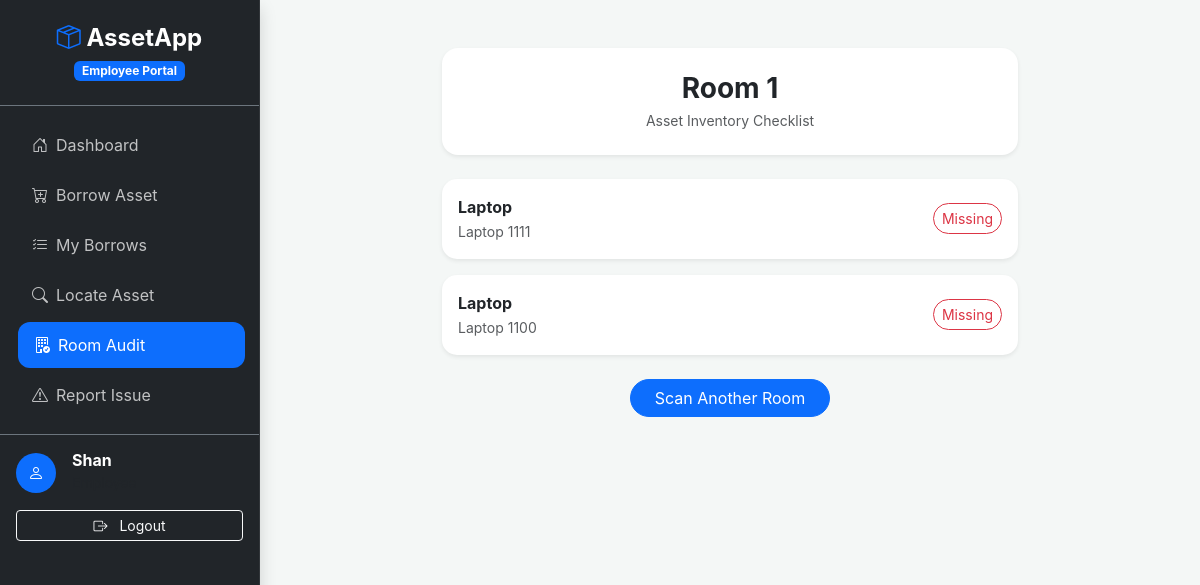
Screenshot of /employee/scan_room_audit.php?room_id=24 (signed in) with the database file from the repository.
### tables this page shows
CREATE TABLE `rooms` (
  `room_id` int(11) NOT NULL,
  `room_name` varchar(50) NOT NULL,
  `description` text DEFAULT NULL,
  `room_image` varchar(255) DEFAULT 'default_room.jpg',
  `latitude` decimal(10,8) DEFAULT NULL,
  `longitude` decimal(11,8) DEFAULT NULL,
  `allowed_radius` int(11) DEFAULT 20
);

CREATE TABLE `assets` (
  `asset_id` int(11) NOT NULL,
  `asset_tag` varchar(50) NOT NULL,
  `asset_name` varchar(100) NOT NULL,
  `brand` varchar(100) DEFAULT NULL,
  `serial_number` varchar(100) DEFAULT NULL,
  `date_acquired` date DEFAULT NULL,
  `category` varchar(50) DEFAULT NULL,
  `room_id` int(11) DEFAULT NULL,
  `last_updated` timestamp NOT NULL DEFAULT current_timestamp() ON UPDATE current_timestamp(),
  `is_available` tinyint(1) DEFAULT 1,
  `status` varchar(50) DEFAULT '',
  `latitude` decimal(10,8) DEFAULT NULL,
  `longitude` decimal(11,8) DEFAULT NULL
);

### employee/scan_room_audit.php (the view, shortened to what this page needs)
<?php
require '../db_connect.php';
$room_id = isset($_GET['room_id']) ? mysqli_real_escape_string($conn, $_GET['room_id']) : null;
$assets = null;
if ($room_id) {
    $room_name = "Unknown Room";
    $rm_stmt = $conn->prepare("SELECT room_name FROM rooms WHERE room_id = ?");
    $rm_stmt->bind_param("i", $room_id);
    $rm_stmt->execute();
    $room_res = $rm_stmt->get_result()->fetch_assoc();
    if ($room_res) { $room_name = $room_res['room_name']; }
    $query = "SELECT a.asset_id, a.asset_tag, a.asset_name, a.is_available, a.status FROM assets a WHERE a.room_id = ?";
    $stmt = $conn->prepare($query);
    $stmt->bind_param("i", $room_id);
    $stmt->execute();
    $assets = $stmt->get_result();
}
?>
<!DOCTYPE html>
<html lang="en">
<head>
    <link href="https://cdn.jsdelivr.net/npm/bootstrap@5.3.0/dist/css/bootstrap.min.css" rel="stylesheet">
    <link rel="stylesheet" href="https://cdn.jsdelivr.net/npm/bootstrap-icons@1.11.1/font/bootstrap-icons.css">
</head>
<body>
<div class="d-flex flex-column flex-md-row min-vh-100">
    <?php include 'sidebar.php'; ?>
    <div class="flex-grow-1 p-3 p-md-4">
    <div class="container py-4" style="max-width: 600px;">
    <?php if (!$room_id): ?>
        <div class="text-center mb-4">
            <h4 class="fw-bold">Scan Room QR</h4>
            <p class="text-muted small">Scan the code in the room to start the audit.</p>
        </div>
        <div class="card scanner-card shadow-sm mb-4">
            <div id="reader"></div>
            <div class="camera-controls">
                <div>
                    <div class="fw-semibold">Room camera</div>
                    <div id="camera-status" class="camera-status" aria-live="polite">Camera is off</div>
                </div>
                <button id="camera-switch" type="button" class="btn btn-dark camera-switch">
                    <i class="bi bi-camera-video me-2" aria-hidden="true"></i><span>Start back camera</span>
                </button>
            </div>
        </div>
        <script>
            const roomScanner = new Html5Qrcode("reader", {
                formatsToSupport: [Html5QrcodeSupportedFormats.QR_CODE],
                verbose: false
            });
            const cameraButton = document.getElementById('camera-switch');
            const cameraButtonLabel = cameraButton.querySelector('span');
            const cameraStatus = document.getElementById('camera-status');
            let usingBackCamera = true;
            let cameraRunning = false;
            let scanHandled = false;
            async function startRoomCamera() {
                cameraStatus.textContent = usingBackCamera ? 'Starting back camera…' : 'Starting front camera…';
                try {
                    await roomScanner.start(
                        { facingMode: usingBackCamera ? 'environment' : 'user' },
                        { fps: 10 },
                        onScanSuccess
                    );
                    cameraRunning = true;
                    cameraButtonLabel.textContent = usingBackCamera ? 'Switch to front camera' : 'Switch to back camera';
                    cameraStatus.textContent = usingBackCamera ? 'Back camera active' : 'Front camera active';
                    cameraButton.disabled = false;
                    return true;
                } catch (error) {
                    cameraRunning = false;
                    cameraButtonLabel.textContent = 'Start back camera';
                    cameraStatus.textContent = 'Camera unavailable. Check permission and try again.';
                    cameraButton.disabled = false;
                    return false;
                }
            }
            async function toggleRoomCamera() {
                cameraButton.disabled = true;
                if (!cameraRunning) {
                    usingBackCamera = true;
                    await startRoomCamera();
                    return;
                }
                const previousCamera = usingBackCamera;
                try {
                    await roomScanner.stop();
                    cameraRunning = false;
                    usingBackCamera = !previousCamera;
                    if (!await startRoomCamera()) {
                        usingBackCamera = previousCamera;
                        if (await startRoomCamera()) {
                            cameraStatus.textContent = 'Could not switch cameras. Previous camera restored.';
                        }
                    }
                } catch (error) {
                    cameraRunning = false;
                    cameraButtonLabel.textContent = 'Start back camera';
                    cameraStatus.textContent = 'Camera unavailable. Check permission and try again.';
                    cameraButton.disabled = false;
                }
            }
            cameraButton.addEventListener('click', toggleRoomCamera);
            async function onScanSuccess(decodedText) {
                if (scanHandled) return;
                scanHandled = true;
                cameraStatus.textContent = 'Room QR code found';
                if (cameraRunning) {
                    await roomScanner.stop();
                    cameraRunning = false;
                }
                const roomId = decodedText.startsWith('ROOM_') ? decodedText.split('_')[1] : decodedText;
                window.location.href = 'scan_room_audit.php?room_id=' + encodeURIComponent(roomId);
            }
        </script>
    <?php else: ?>
        <div class="card border-0 shadow-sm rounded-4 mb-4 text-center p-4">
            <h3 class="fw-bold mb-1"><?php echo htmlspecialchars($room_name); ?></h3>
            <p class="text-muted small mb-0">Asset Inventory Checklist</p>
        </div>
        <?php if ($assets && $assets->num_rows > 0): ?>
            <div class="d-grid gap-3">
                <?php while($row = $assets->fetch_assoc()): ?>
                    <div class="card asset-card shadow-sm p-3">
                        <div class="d-flex justify-content-between align-items-center">
                            <div>
                                <span class="fw-bold d-block"><?php echo htmlspecialchars($row['asset_name']); ?></span>
                                <small class="text-muted"><?php echo htmlspecialchars($row['asset_tag']); ?></small>
                            </div>
                            <button class="btn btn-outline-danger btn-sm rounded-pill" onclick="reportMissing(<?php echo $row['asset_id']; ?>, '<?php echo addslashes($row['asset_name']); ?>', <?php echo $room_id; ?>)">Missing</button>
                        </div>
                    </div>
                <?php endwhile; ?>
            </div>
        <?php else: ?>
            <p class="text-center text-muted">No assets in this room.</p>
        <?php endif; ?>
        <div class="text-center mt-4">
            <a href="scan_room_audit.php" class="btn btn-primary rounded-pill px-4">Scan Another Room</a>
        </div>
    <?php endif; ?>
</div>
</div>
</body>
</html>

### employee/scan_room_audit.php (style rules this page uses)
body { background-color: #f4f7f6; font-family: 'Inter', sans-serif; }
.asset-card { border-radius: 15px; border: none; }

### rows the page displays
rooms: room_name "Room 1"
assets: asset_name "Laptop", asset_tag "Laptop 1111"
assets: asset_name "Laptop", asset_tag "Laptop 1100"

### other values shown
explode(' ', $_SESSION['full_name'])[0] "Shan"
